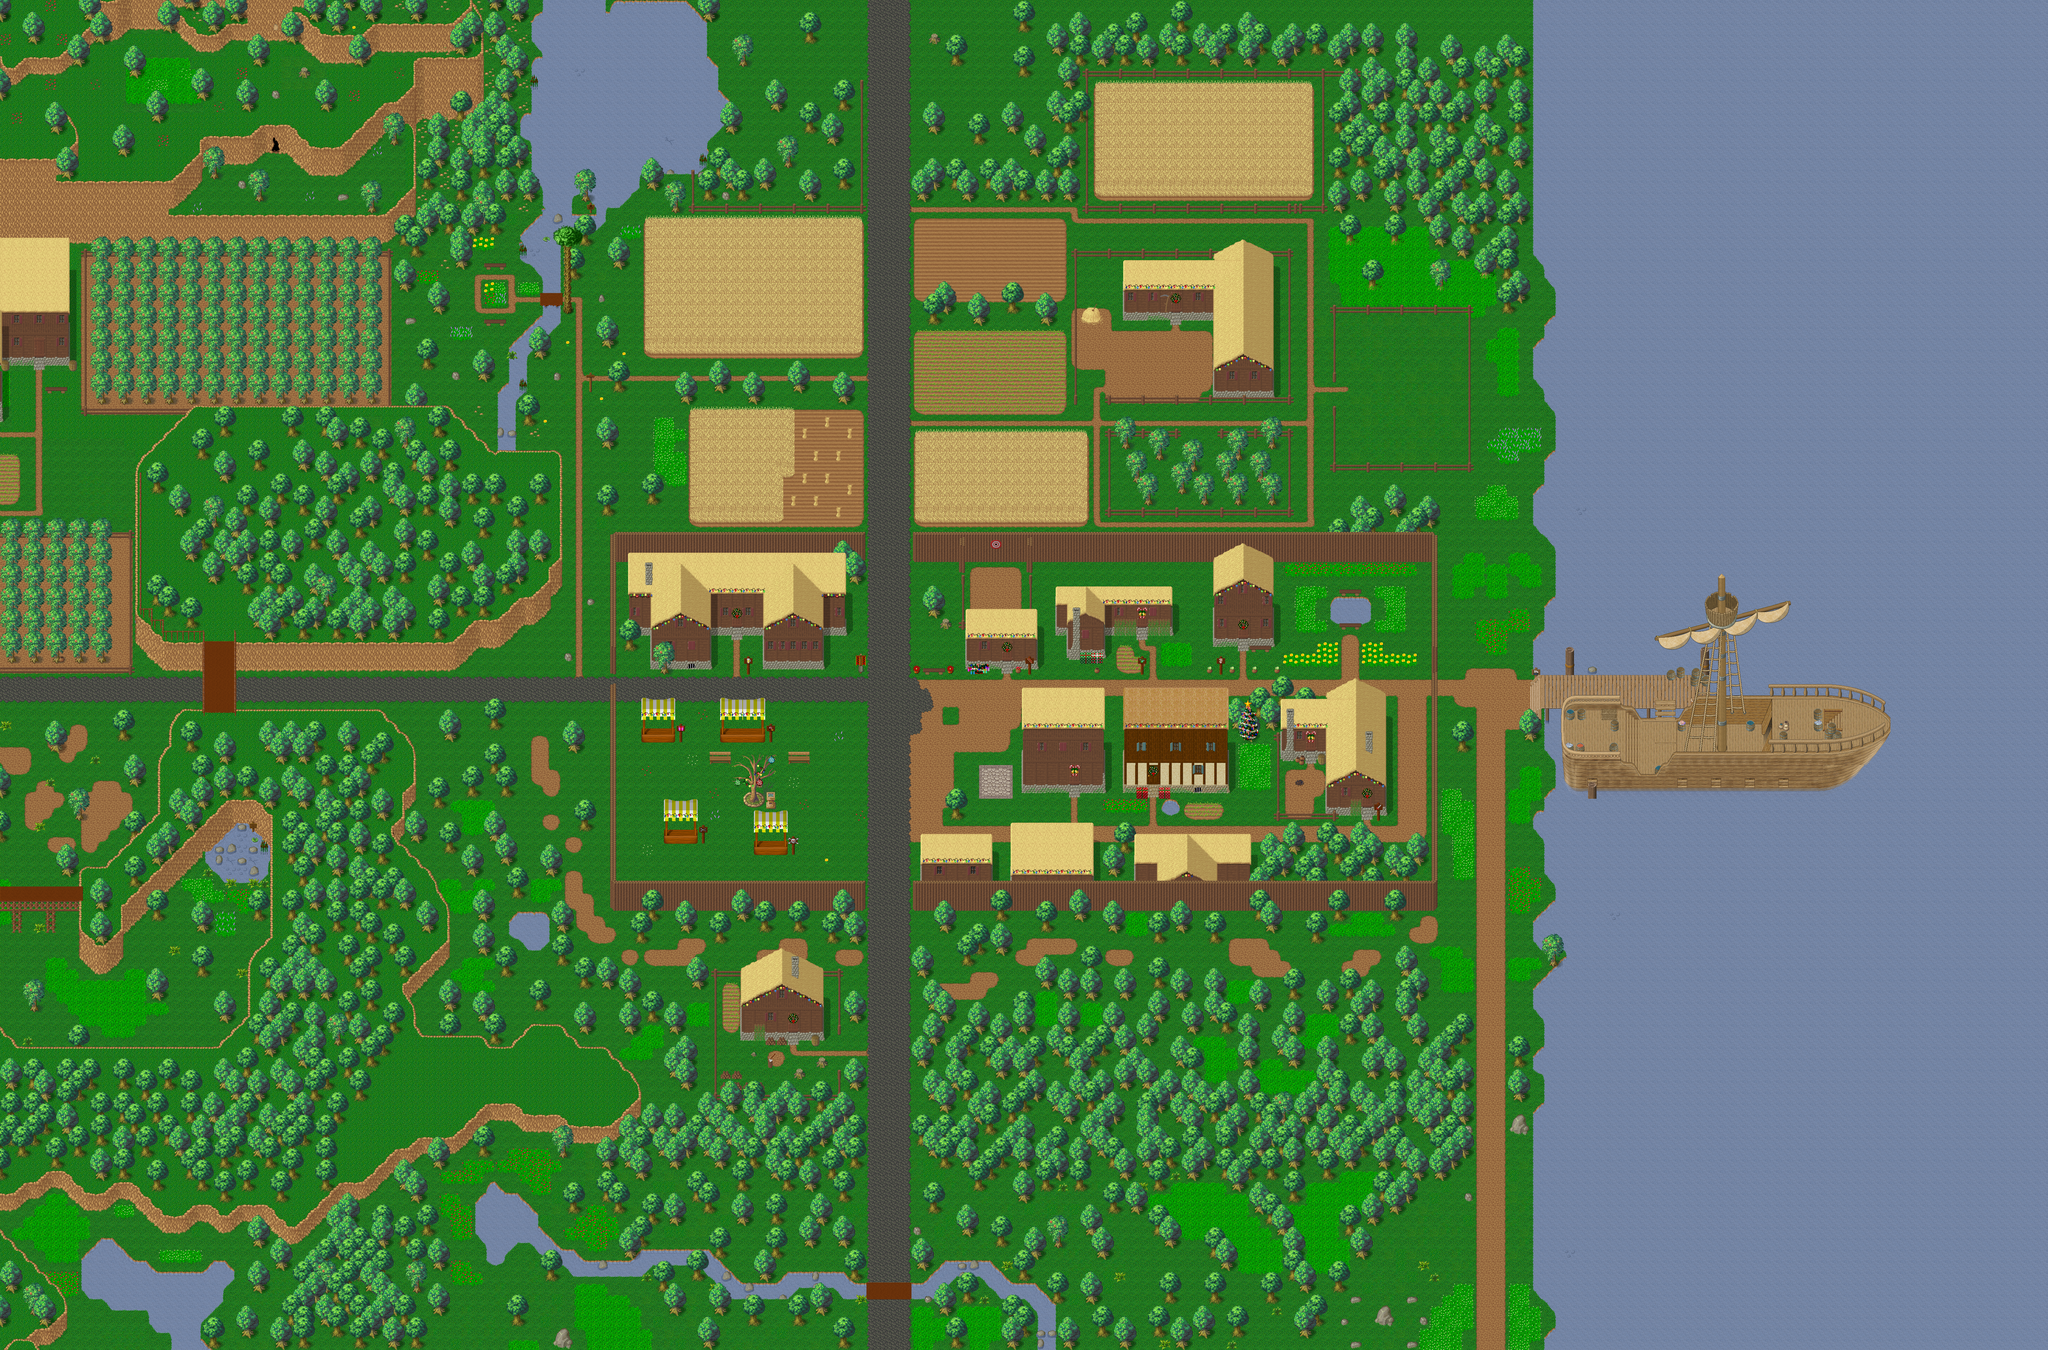

This game map was drawn from its Tiled (.tmx) file and the tilesets committed beside it. A one-line description and the trimmed map source follow:
An orthogonal 182x120 tile map with 32x32 px tiles, 10 tile layers (Ground1, Ground2, Ground3, Fringe, ...), 2 hidden layers not drawn, 19 tilesets and 22 objects (11x warp, 8x spawn, 2x fixme, music).

<map version="1.4" tiledversion="1.4.1" orientation="orthogonal" renderorder="right-down" width="182" height="120" tilewidth="32" tileheight="32" infinite="0" nextlayerid="16" nextobjectid="43">
 <properties>
  <property name="background0image" value="graphics/images/spit23loginwallpaper_800x600.png" />
  <property name="license" value="GPL v2+" />
  <property name="manaplus version" value="1" />
  <property name="minimap" value="graphics/minimaps/012-1.png" />
  <property name="music" value="woodland_fantasy.ogg" />
  <property name="name" value="Hurnscald" />
  <property name="overlay0image" value="graphics/images/ambient/cloud.png" />
  <property name="overlay0parallax" value="1.0" />
  <property name="overlay0scrollX" value="0.2" />
  <property name="overlay0scrollY" value="0.1" />
  <property name="overlay1image" value="graphics/images/ambient/darkness2.png" />
  <property name="overlay1mask" value="2" />
  <property name="overlay1parallax" value="1.0" />
  <property name="overlay1scrollX" value="0.2" />
  <property name="overlay1scrollY" value="0.1" />
  <property name="overlay2image" value="graphics/images/ambient/darkness1.png" />
  <property name="overlay2mask" value="4" />
  <property name="overlay2parallax" value="1.0" />
  <property name="overlay2scrollX" value="0.3" />
  <property name="overlay2scrollY" value="0.2" />
  <property name="overlay3image" value="graphics/images/ambient/night.png" />
  <property name="overlay3keepratio" value="true" />
  <property name="overlay3mask" value="8" />
  <property name="overlay4image" value="graphics/images/ambient/rain.png" />
  <property name="overlay4mask" value="16" />
  <property name="overlay4parallax" value="1.0" />
  <property name="overlay4scrollX" value="-0.3" />
  <property name="overlay4scrollY" value="1.6" />
  <property name="overlay5image" value="graphics/images/ambient/sandstorm.png" />
  <property name="overlay5mask" value="32" />
  <property name="overlay5parallax" value="1.0" />
  <property name="overlay5scrollX" value="0.2" />
  <property name="overlay5scrollY" value="0.1" />
  <property name="overlay6image" value="graphics/images/ambient/snow.png" />
  <property name="overlay6mask" value="64" />
  <property name="overlay6parallax" value="1.0" />
  <property name="overlay6scrollX" value="0.4" />
  <property name="overlay6scrollY" value="0.2" />
 </properties>
 <tileset firstgid="1" name="collision" tilewidth="32" tileheight="32" tilecount="9" columns="3">
  <image source="../graphics/tilesets/collision.png" width="96" height="96" />
 </tileset>
 <tileset firstgid="10" name="woodland_ground" tilewidth="32" tileheight="32" tilecount="256" columns="16">
  <image source="../graphics/tilesets/woodland_ground.png" width="512" height="512" />
 </tileset>
 <tileset firstgid="266" name="woodland_x2" tilewidth="32" tileheight="64" tilecount="32" columns="16">
  <image source="../graphics/tilesets/woodland_x2.png" width="512" height="128" />
 </tileset>
 <tileset firstgid="298" name="woodland_x3" tilewidth="32" tileheight="96" tilecount="32" columns="16">
  <image source="../graphics/tilesets/woodland_x3.png" width="512" height="192" />
 </tileset>
 <tileset firstgid="330" name="woodland_village" tilewidth="32" tileheight="32" tilecount="256" columns="16">
  <image source="../graphics/tilesets/woodland_village.png" width="512" height="512" />
 </tileset>
 <tileset firstgid="586" name="woodland_village_x2" tilewidth="32" tileheight="64" tilecount="16" columns="16">
  <image source="../graphics/tilesets/woodland_village_x2.png" width="512" height="64" />
 </tileset>
 <tileset firstgid="602" name="woodland_indoor" tilewidth="32" tileheight="32" tilecount="256" columns="16">
  <image source="../graphics/tilesets/woodland_indoor.png" width="512" height="512" />
 </tileset>
 <tileset firstgid="858" name="signs_x2" tilewidth="32" tileheight="32" tilecount="72" columns="9">
  <image source="../graphics/tilesets/signs_x2.png" width="288" height="256" />
 </tileset>
 <tileset firstgid="930" name="magecity" tilewidth="32" tileheight="32" tilecount="360" columns="8">
  <image source="../graphics/tilesets/magecity.png" width="256" height="1440" />
 </tileset>
 <tileset firstgid="1290" name="ship-base" tilewidth="32" tileheight="32" tilecount="220" columns="22">
  <image source="../graphics/tilesets/ship-base.png" width="704" height="320" />
 </tileset>
 <tileset firstgid="1510" name="ship-mast" tilewidth="32" tileheight="32" tilecount="256" columns="16">
  <image source="../graphics/tilesets/ship-mast.png" width="512" height="512" />
 </tileset>
 <tileset firstgid="1766" source="../graphics/tilesets/ship-flags-x3x2.tsx" />
 <tileset firstgid="1780" name="lof_woodland_village" tilewidth="32" tileheight="32" tilecount="256" columns="16">
  <image source="../graphics/tilesets/lof/woodland_village.png" width="512" height="512" />
 </tileset>
 <tileset firstgid="2036" source="../graphics/tilesets/docks.tsx" />
 <tileset firstgid="2196" name="Box" tilewidth="32" tileheight="32" tilecount="36" columns="6">
  <image source="../graphics/tilesets/evol/box.png" width="192" height="192" />
 </tileset>
 <tileset firstgid="2232" name="Box x1x2" tilewidth="32" tileheight="64" tilecount="8" columns="4">
  <image source="../graphics/tilesets/evol/box-x1x2.png" width="128" height="128" />
 </tileset>
 <tileset firstgid="2240" name="woodland_x3_fall" tilewidth="32" tileheight="96" tilecount="32" columns="16">
  <image source="../graphics/tilesets/woodland_x3_fall.png" width="512" height="192" />
 </tileset>
 <tileset firstgid="2272" name="christmas" tilewidth="32" tileheight="32" tilecount="304" columns="16">
  <image source="../graphics/tilesets/christmas.png" width="512" height="608" />
 </tileset>
 <tileset firstgid="2576" name="night" tilewidth="32" tileheight="32" tilecount="256" columns="16">
  <image source="../graphics/tilesets/night.png" width="512" height="512" />
 </tileset>
 <layer id="1" name="Ground1" width="182" height="120">
  <data>[21840 cells, 21840 non-empty, 168 distinct tile ids]</data>
 </layer>
 <layer id="2" name="Ground2" width="182" height="120">
  <data>[21840 cells, 2774 non-empty, 321 distinct tile ids]</data>
 </layer>
 <layer id="3" name="Ground3" width="182" height="120">
  <data>[21840 cells, 68 non-empty, 44 distinct tile ids]</data>
 </layer>
 <layer id="4" name="Fringe" width="182" height="120">
  <data>[21840 cells, 3496 non-empty, 63 distinct tile ids]</data>
 </layer>
 <layer id="15" name="Night" width="182" height="120">
  <properties>
   <property name="Mask" value="8" />
  </properties>
  <data>[21840 cells, 40 non-empty, 5 distinct tile ids]</data>
 </layer>
 <layer id="6" name="Fringe Christmas" width="182" height="120">
  <properties>
   <property name="Mask" value="128" />
  </properties>
  <data>[21840 cells, 25 non-empty, 19 distinct tile ids]</data>
 </layer>
 <layer id="7" name="Over1" width="182" height="120">
  <data>[21840 cells, 1083 non-empty, 212 distinct tile ids]</data>
 </layer>
 <layer id="8" name="Over2" width="182" height="120">
  <data>[21840 cells, 98 non-empty, 98 distinct tile ids]</data>
 </layer>
 <layer id="9" name="Over Christmas" width="182" height="120">
  <properties>
   <property name="Mask" value="128" />
  </properties>
  <data>[21840 cells, 121 non-empty, 27 distinct tile ids]</data>
 </layer>
 <layer id="10" name="Fixme" width="182" height="120">
  <data>[21840 cells, 0 non-empty, 0 distinct tile ids]</data>
 </layer>
 <layer id="11" name="Heights" width="182" height="120" visible="0">
  <data>[21840 cells, 0 non-empty, 0 distinct tile ids]</data>
 </layer>
 <layer id="12" name="Collision" width="182" height="120" visible="0">
  <data>[21840 cells, 15784 non-empty, 1 distinct tile ids]</data>
 </layer>
 <objectgroup id="13" name="Objects" visible="0">
  <object id="5" name="To Central Woodlands" type="warp" x="704" y="1920" width="32" height="128">
   <properties>
    <property name="dest_map" value="014-3" />
    <property name="dest_x" value="205" />
    <property name="dest_y" value="92" />
   </properties>
  </object>
  <object id="6" name="To Woodland Mining Camp" type="warp" x="2464" y="544" width="128" height="32">
   <properties>
    <property name="dest_map" value="014-1" />
    <property name="dest_x" value="78" />
    <property name="dest_y" value="97" />
   </properties>
  </object>
  <object id="7" name="To Southeast Woodlands" type="warp" x="2464" y="3264" width="128" height="32">
   <properties>
    <property name="dest_map" value="014-2" />
    <property name="dest_x" value="178" />
    <property name="dest_y" value="22" />
   </properties>
  </object>
  <object id="8" name="To Woodland" type="warp" x="4192" y="3232" width="96" height="32">
   <properties>
    <property name="dest_map" value="014-2" />
    <property name="dest_x" value="232" />
    <property name="dest_y" value="21" />
   </properties>
  </object>
  <object id="18" name="To Hurnscald Inn" type="warp" x="2080" y="1760" width="32" height="32">
   <properties>
    <property name="dest_map" value="012-2" />
    <property name="dest_x" value="36" />
    <property name="dest_y" value="46" />
   </properties>
  </object>
  <object id="31" name="To Archery Shop" type="warp" x="2848" y="1856" width="32" height="32">
   <properties>
    <property name="dest_map" value="012-3" />
    <property name="dest_x" value="41" />
    <property name="dest_y" value="45" />
   </properties>
  </object>
  <object id="32" name="To Alchemy Shop" type="warp" x="3232" y="1760" width="32" height="32">
   <properties>
    <property name="dest_map" value="012-4" />
    <property name="dest_x" value="35" />
    <property name="dest_y" value="30" />
   </properties>
  </object>
  <object id="33" name="To Blacksmith" type="warp" x="3872" y="2272" width="32" height="32">
   <properties>
    <property name="dest_map" value="012-5" />
    <property name="dest_x" value="34" />
    <property name="dest_y" value="36" />
   </properties>
  </object>
  <object id="34" name="To Blacksmith" type="warp" x="3712" y="2112" width="32" height="32">
   <properties>
    <property name="dest_map" value="012-5" />
    <property name="dest_x" value="23" />
    <property name="dest_y" value="26" />
   </properties>
  </object>
  <object id="36" name="To Hospital" type="warp" x="3520" y="1792" width="32" height="32">
   <properties>
    <property name="dest_map" value="012-6" />
    <property name="dest_x" value="58" />
    <property name="dest_y" value="68" />
   </properties>
  </object>
  <object id="37" name="To Town Hall" type="warp" x="3264" y="2208" width="32" height="32">
   <properties>
    <property name="dest_map" value="012-7" />
    <property name="dest_x" value="35" />
    <property name="dest_y" value="64" />
   </properties>
  </object>
  <object id="40" name="caketown.ogg" type="music" x="1728" y="1568" width="2368" height="1024" />
  <object id="41" name="margin" type="fixme" x="2208" y="3200" width="640" height="640" />
  <object id="42" name="margin" type="fixme" x="1664" y="0" width="640" height="640" />
 </objectgroup>
 <objectgroup color="#fffa00" id="14" name="Spawns" visible="0">
  <object id="25" name="Red Butterfly" type="spawn" x="1760" y="1568" width="2304" height="960">
   <properties>
    <property name="death" value="90000" />
    <property name="max_beings" value="4" />
    <property name="monster_id" value="1025" />
    <property name="spawn" value="30000" />
   </properties>
  </object>
  <object id="26" name="Mana Bug" type="spawn" x="1728" y="1504" width="2368" height="1024">
   <properties>
    <property name="death" value="90000" />
    <property name="max_beings" value="5" />
    <property name="monster_id" value="1075" />
    <property name="spawn" value="30000" />
   </properties>
  </object>
  <object id="27" name="Pinkie" type="spawn" x="1600" y="576" width="2272" height="1024">
   <properties>
    <property name="death" value="20000" />
    <property name="max_beings" value="8" />
    <property name="monster_id" value="1132" />
    <property name="script" value="Hinnak::OnKillPinkie" />
    <property name="spawn" value="30000" />
   </properties>
  </object>
  <object id="28" name="Clover Patch" type="spawn" x="736" y="480" width="1376" height="2656">
   <properties>
    <property name="death" value="90000" />
    <property name="max_beings" value="3" />
    <property name="monster_id" value="1028" />
    <property name="spawn" value="60000" />
   </properties>
  </object>
  <object id="29" name="Piousse" type="spawn" x="4096" y="928" width="512" height="1888">
   <properties>
    <property name="death" value="60000" />
    <property name="max_beings" value="6" />
    <property name="monster_id" value="1003" />
    <property name="spawn" value="40000" />
   </properties>
  </object>
  <object id="30" name="Silk Worm" type="spawn" x="1056" y="2272" width="3360" height="1024">
   <properties>
    <property name="death" value="25000" />
    <property name="max_beings" value="5" />
    <property name="monster_id" value="1034" />
    <property name="spawn" value="30000" />
   </properties>
  </object>
  <object id="35" name="Training Dummy" type="spawn" x="3648" y="2176" width="128" height="128">
   <properties>
    <property name="death" value="10000" />
    <property name="max_beings" value="1" />
    <property name="monster_id" value="1021" />
    <property name="spawn" value="10000" />
   </properties>
  </object>
  <object id="38" name="Squirrel" type="spawn" x="864" y="768" width="3488" height="2272">
   <properties>
    <property name="death" value="45000" />
    <property name="max_beings" value="12" />
    <property name="monster_id" value="1032" />
    <property name="spawn" value="30000" />
   </properties>
  </object>
 </objectgroup>
</map>
